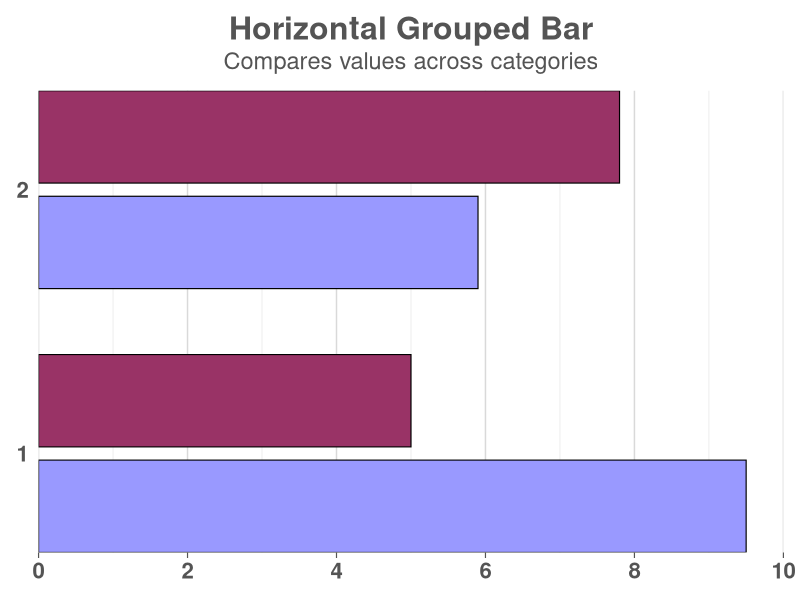

This figure's R source:
# P091_bar1.sas -> R translation
# Horizontal Grouped Bar (SGPLOT hbar)
out <- Sys.getenv("OUT_DIR")
if (out == "" || is.na(out)) out <- getwd()
if (!dir.exists(out)) dir.create(out, recursive = TRUE, showWarnings = FALSE)

# Packages
suppressPackageStartupMessages({
  library(dplyr)
  library(tibble)
  library(ggplot2)
  library(readr)
})

# Helper: SAS round half away from zero (half-up)
round_half_up <- function(x, digits = 0) {
  posneg <- sign(x)
  z <- abs(x) * 10^digits
  z <- floor(z + 0.5)
  z / 10^digits * posneg
}

# ------------------------------------------------------------------
# Data: my_data (from datalines)
# ------------------------------------------------------------------
my_data <- tibble::tibble(
  CATEGORY = c(1, 2, 1, 2),
  SERIES   = c("Series A", "Series A", "Series B", "Series B"),
  AMOUNT   = c(5, 7.8, 9.5, 5.9)
)

# For plotting: replicate SAS semantics
# - hbar category / response=amount stat=sum group=series groupdisplay=cluster grouporder=descending
#   stat=sum with one row per category*series => sum = amount
# - grouporder=descending => Series B before Series A (descending formatted values)
# - datacolors=(cx9999ff cx993366) => first color to first group (B), second to A
my_data_plot <- my_data %>%
  mutate(
    CATEGORY_f = factor(CATEGORY, levels = c(1, 2)), # 1 bottom, 2 top (SAS hbar order)
    SERIES_f   = factor(SERIES, levels = c("Series B", "Series A")) # descending
  )

# Verify summed response (as SAS stat=sum would do)
plot_data_sum <- my_data_plot %>%
  group_by(CATEGORY, SERIES) %>%
  summarise(AMOUNT = sum(AMOUNT), .groups = "drop") %>%
  arrange(CATEGORY, SERIES)

# Colors from SAS styleattrs datacolors=(cx9999ff cx993366)
# cx9999ff -> #9999FF, cx993366 -> #993366
fill_cols <- c("Series B" = "#9999FF", "Series A" = "#993366")

# ------------------------------------------------------------------
# Figure: SGPLOT hbar horizontal grouped bar
# ------------------------------------------------------------------
# SAS options:
#  xaxis values=(0 to 10 by 2) offsetmax=0 grid minor minorcount=1
#  yaxis display=(noticks)
#  outlineattrs=(color=black) nostatlabel
#  title1 color=gray33 ls=0.5 h=23pt "Horizontal Grouped Bar"
#  title2 color=gray33 ls=0.5 h=17pt "Compares values across categories"
#  style=htmlblue, width=800px height=600px noborder

p <- ggplot(my_data_plot, aes(x = AMOUNT, y = CATEGORY_f, fill = SERIES_f)) +
  geom_col(
    position = position_dodge(width = 0.8),
    width = 0.7,
    colour = "black",
    linewidth = 0.4
  ) +
  scale_fill_manual(values = fill_cols, breaks = c("Series B", "Series A"), drop = FALSE) +
  scale_x_continuous(
    limits = c(0, 10),
    breaks = seq(0, 10, by = 2),
    minor_breaks = seq(0, 10, by = 1),
    expand = expansion(mult = c(0, 0))
  ) +
  scale_y_discrete(expand = expansion(mult = c(0.15, 0.15))) +
  labs(
    title = "Horizontal Grouped Bar",
    subtitle = "Compares values across categories",
    x = NULL,
    y = NULL,
    fill = NULL
  ) +
  theme_minimal(base_size = 16) +
  theme(
    # titles
    plot.title = element_text(hjust = 0.5, size = 23, colour = "gray33", face = "bold", margin = margin(b = 4)),
    plot.subtitle = element_text(hjust = 0.5, size = 17, colour = "gray33", face = "plain", margin = margin(b = 12)),
    # axis text: labelattrs=(size=16pt weight=bold color=gray33) valueattrs same
    axis.text.x = element_text(size = 16, colour = "gray33", face = "bold"),
    axis.text.y = element_text(size = 16, colour = "gray33", face = "bold"),
    axis.title = element_text(size = 16, colour = "gray33", face = "bold"),
    # yaxis display=(noticks) => remove ticks on y, keep x ticks
    axis.ticks.y = element_blank(),
    axis.ticks.x = element_line(colour = "gray33", linewidth = 0.4),
    axis.ticks.length = unit(4, "pt"),
    # grid: xaxis grid minor minorcount=1
    panel.grid.major.x = element_line(colour = "grey85", linewidth = 0.5),
    panel.grid.minor.x = element_line(colour = "grey92", linewidth = 0.3),
    panel.grid.major.y = element_blank(),
    panel.grid.minor.y = element_blank(),
    panel.background = element_rect(fill = "white", colour = NA),
    plot.background = element_rect(fill = "white", colour = NA),
    panel.border = element_blank(),
    # noautolegend
    legend.position = "none",
    plot.margin = margin(12, 12, 12, 12)
  )

# Save PNG: 800px x 600px => 8in x 6in at 100 dpi (also works at 96 dpi)
png_path <- file.path(out, "bar1.png")
ggsave(filename = png_path, plot = p, width = 8, height = 6, units = "in", dpi = 100, bg = "white")

# ------------------------------------------------------------------
# CSV of plotted data (for figure)
# ------------------------------------------------------------------
csv_plot <- my_data %>%
  select(CATEGORY, SERIES, AMOUNT) %>%
  arrange(CATEGORY, SERIES)

write.csv(csv_plot, file.path(out, "bar1.csv"), row.names = FALSE, na = "")

# ------------------------------------------------------------------
# Text rendering (counterpart to bar1.htm)
# SAS ODS HTML body="bar1.htm" (title="SGplot Horizontal Grouped Bar")
# Contains the same numbers as the graph; reproduce as plain text table
# ------------------------------------------------------------------
txt_path <- file.path(out, "bar1.txt")
con <- file(txt_path, open = "wt")
cat("Horizontal Grouped Bar\n", file = con)
cat("Compares values across categories\n", file = con)
cat("SGplot Horizontal Grouped Bar\n", file = con)
cat(paste(rep("-", 60), collapse = ""), "\n", file = con, sep = "")
cat("Horizontal Grouped Bar Chart: Response=AMOUNT (stat=sum) by CATEGORY grouped by SERIES\n", file = con)
cat("X-axis: 0 to 10 by 2 (minor grid every 1), offsetmax=0, grid on\n", file = con)
cat("Y-axis: CATEGORY (1, 2), groupdisplay=cluster, grouporder=descending, outline black\n", file = con)
cat("Colors: Series B=#9999FF (cx9999ff), Series A=#993366 (cx993366)\n", file = con)
cat("No legend (noautolegend), nostatlabel\n", file = con)
cat("\n", file = con)
cat("Data used for plot (stat=sum):\n", file = con)
cat(sprintf("%-10s %-12s %8s\n", "CATEGORY", "SERIES", "AMOUNT"), file = con)
cat(paste(rep("-", 34), collapse = ""), "\n", file = con, sep = "")
for (i in seq_len(nrow(csv_plot))) {
  cat(sprintf("%-10d %-12s %8.1f\n", csv_plot$CATEGORY[i], csv_plot$SERIES[i], csv_plot$AMOUNT[i]), file = con)
}
cat("\n", file = con)
cat("Summary by CATEGORY (sum across series):\n", file = con)
sum_by_cat <- csv_plot %>% group_by(CATEGORY) %>% summarise(TOTAL = sum(AMOUNT), .groups = "drop")
for (i in seq_len(nrow(sum_by_cat))) {
  cat(sprintf(" CATEGORY %d : Total = %.1f\n", sum_by_cat$CATEGORY[i], sum_by_cat$TOTAL[i]), file = con)
}
cat("\n", file = con)
cat("X-axis values: 0, 2, 4, 6, 8, 10 (minor ticks at 1,3,5,7,9)\n", file = con)
cat("Y-axis categories: 1, 2\n", file = con)
cat("Figure saved as: bar1.png (800px x 600px, imagefmt=png, noborder)\n", file = con)
close(con)

# Also ensure a CSV that matches the text table is already written as bar1.csv
# (per spec: each table/listing additionally as CSV of the table body - same file)

cat("P091 bar1: outputs written to", out, "\n")
cat(" -", png_path, "\n")
cat(" -", file.path(out, "bar1.csv"), "\n")
cat(" -", txt_path, "\n")
